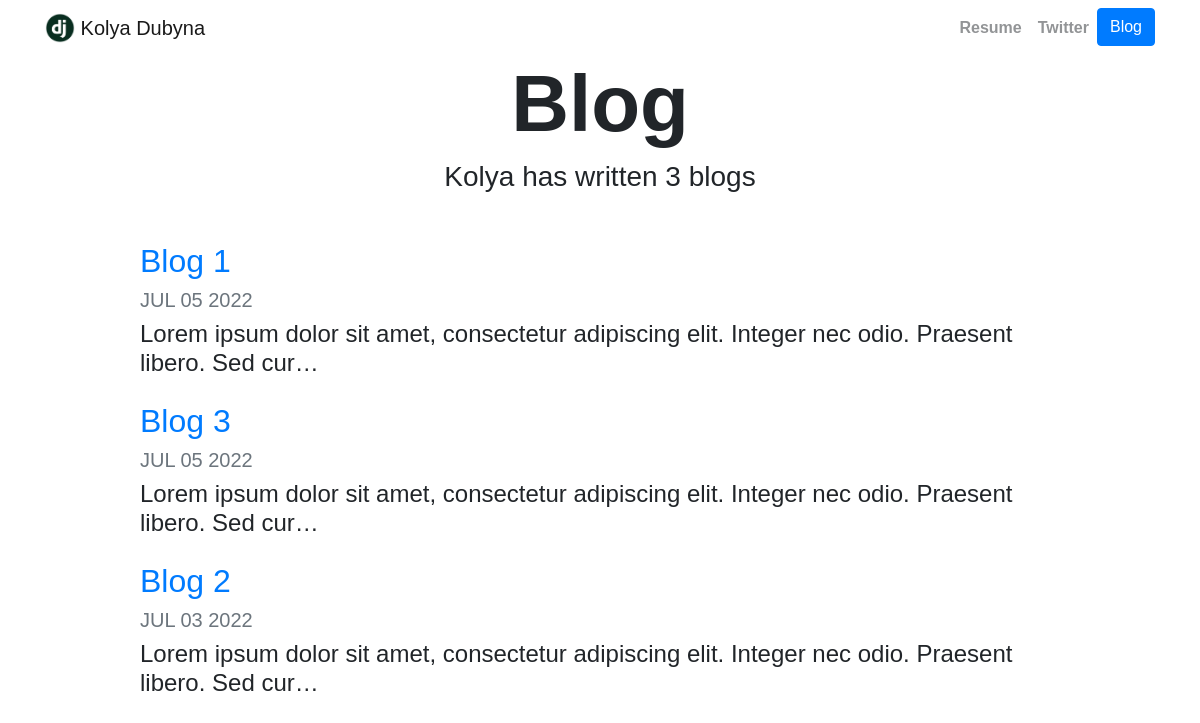
Screenshot of /blog/ with the database file from the repository.
### blog/models.py (models this page shows, shortened)
class Blog(models.Model):
    title = models.CharField(max_length=200)
    date = models.DateField()
    description = models.TextField()

### blog/views.py (the view)
# urls.py: path('', views.all_blogs, name='all_blogs'),
def all_blogs(request):
    blogs = Blog.objects.order_by('-date')
    return render(request, 'blog/all_blogs.html', {'blogs':blogs})

### blog/templates/blog/all_blogs.html
{% extends "portfolio/base.html" %}
{% load static %}
{% block content %}
<h1 id="blogtitle" class="font-weight-bold text-center">Blog</h1>
<h3 class="text-center mb-5">Kolya has written {{ blogs.count }} blog{{ blogs.count|pluralize }}</h3>
{% for blog in blogs %}
<div class="row justify-content-center my-3">
  <div class="col-md-10">
    <a href="{% url 'blog:detail' blog.id %}">
      <h2>{{ blog.title }}</h2>
    </a>
    <h5 class="text-muted">{{ blog.date|date:'M d Y'|upper }}</h5>
    <h4>{{ blog.description|striptags|truncatechars:100 }}</h4>
  </div>
</div>
{% endfor %}
{% endblock %}

### portfolio/static/portfolio/custom.css (style rules this page uses)
body, nav { font-family: 'Arima', cursive; font-family: 'Noto Sans JP', sans-serif; }
#blogtitle { font-size: 5rem; }

### rows the page displays
Blog: title "Blog 1", date "JUL 05 2022", description "Lorem ipsum dolor sit amet, consectetur adipiscing elit. Integer nec odio. Praesent libero. Sed cur…"
Blog: title "Blog 3", date "JUL 05 2022", description "Lorem ipsum dolor sit amet, consectetur adipiscing elit. Integer nec odio. Praesent libero. Sed cur…"
Blog: title "Blog 2", date "JUL 03 2022", description "Lorem ipsum dolor sit amet, consectetur adipiscing elit. Integer nec odio. Praesent libero. Sed cur…"

### other values shown
{{ blogs.count }} "3"
